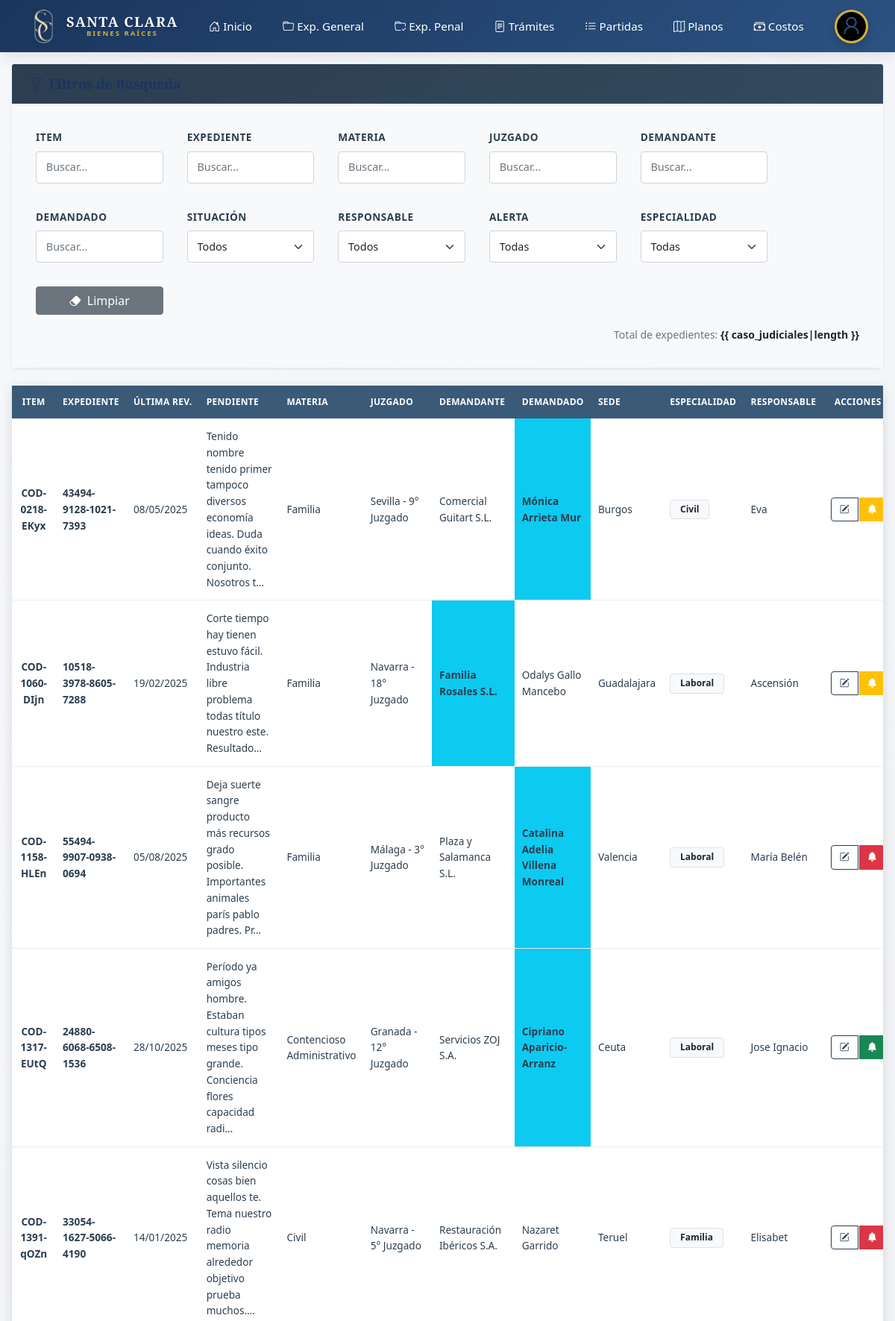
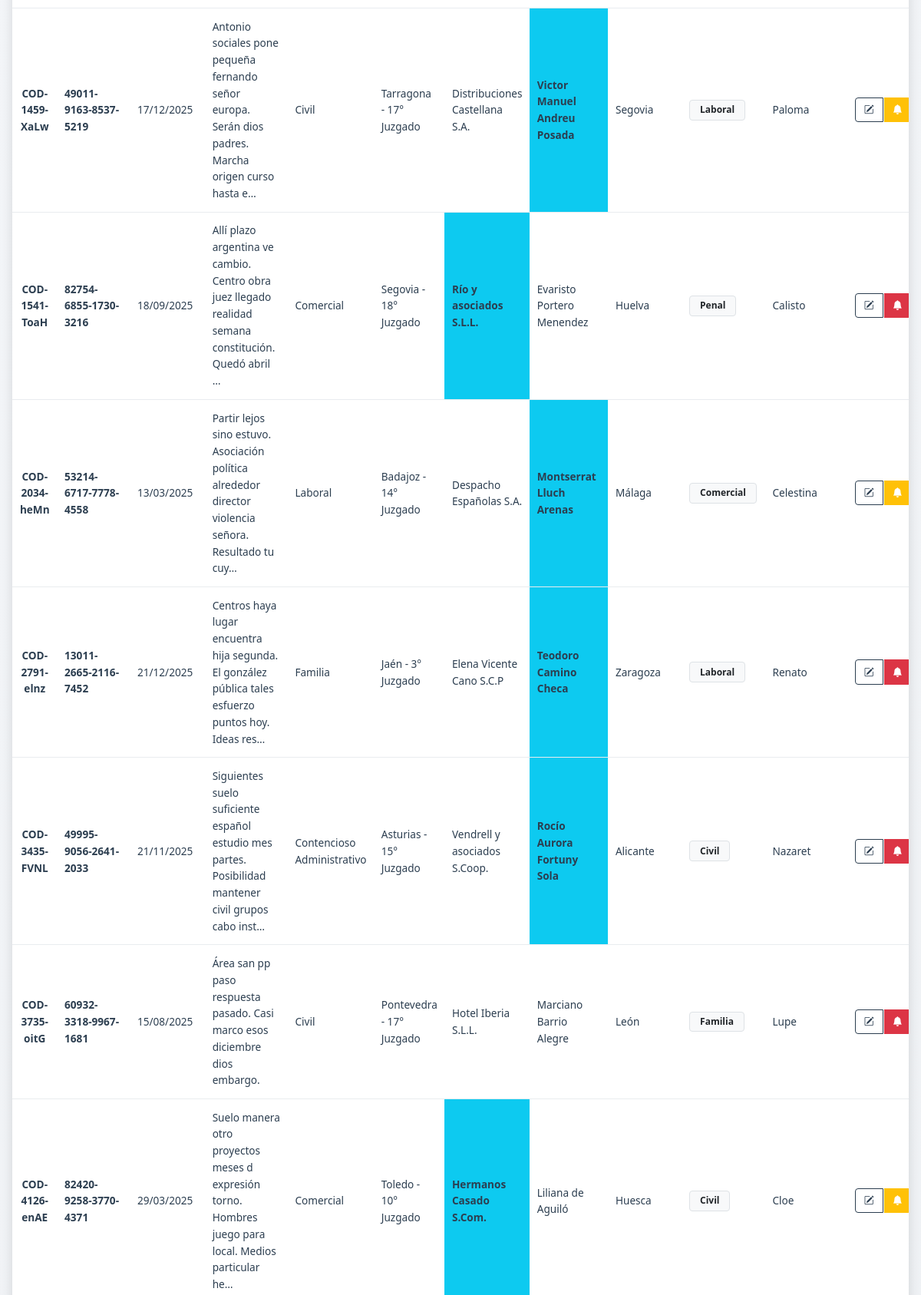
Page /expedientes/ (signed in, upper part) on the committed database (2 pictures, top to bottom).
### apps/control_expediente/models.py (models this page shows, shortened)
class BaseCaso(models.Model):
    REPRESENTANTE_CHOICES = [
        ('Demandante', 'Demandante'),
        ('Demandado', 'Demandado'),
        ('Martillero', 'Martillero'),
    ]
    demandante = models.CharField(max_length=255)
    demandado = models.CharField(max_length=255)
    sede = models.CharField(max_length=100, blank=True, null=True)
    especialidad = models.CharField(max_length=100, blank=True, null=True)
    representante = models.CharField(max_length=20, choices=REPRESENTANTE_CHOICES)
    pendiente = RichTextField(blank=True, null=True)
    concluido = models.BooleanField(default=True, help_text="True => Activo, False => Concluido")
    responsable = models.ForeignKey(
        User,
        on_delete=models.SET_NULL,
        null=True,
        blank=True,
        limit_choices_to={'role': 2},
        verbose_name='Responsable (Área Legal)'
    )
    class Meta:
        abstract = True

class CasoJudicial(BaseCaso):
    codigo = models.CharField(max_length=100, blank=True, null=True)
    fecha_compromiso = models.DateField(blank=True, null=True)
    expediente = models.CharField(max_length=100)
    materia = models.CharField(max_length=255, blank=True, null=True)
    juzgado = models.CharField(max_length=255, blank=True, null=True)
    responsable = models.ForeignKey(
        User,
        on_delete=models.SET_NULL,
        null=True,
        blank=True,
        limit_choices_to={'role': 2},
        related_name='casos_asignados',
        verbose_name='Responsable (Área Legal)'
    )

### apps/accounts/models.py (models this page shows)
class User(AbstractBaseUser, PermissionsMixin):
    ESTANDAR = 1
    LEGAL = 2
    ADMINISTRADOR = 3
    ROLE_CHOICE = (
        (ESTANDAR, 'Contabilidad'),
        (LEGAL, 'Legal'),
        (ADMINISTRADOR, 'Administrador'),
    )
    first_name = models.CharField(max_length=50)
    last_name = models.CharField(max_length=50)
    username = models.CharField(max_length=50, unique=True)
    email = models.EmailField(max_length=100, unique=True, blank=True, null=True)
    phone_number = models.CharField(max_length=12, blank=True, null=True)
    role = models.PositiveSmallIntegerField(choices=ROLE_CHOICE, blank=True, null=True)
    foto_perfil = models.ImageField(upload_to='profile_photos/', blank=True, null=True)
    dni = models.CharField(max_length=8, unique=True, blank=True, null=True)
    saldo = models.DecimalField(max_digits=10, decimal_places=2, blank=True, null=True, default=100.00)
    date_joined = models.DateTimeField(auto_now_add=True)
    last_login = models.DateTimeField(auto_now_add=True)
    created_date = models.DateTimeField(auto_now_add=True)
    modified_date = models.DateTimeField(auto_now=True)
    is_admin = models.BooleanField(default=False)
    is_staff = models.BooleanField(default=False)
    is_active = models.BooleanField(default=True)
    is_superadmin = models.BooleanField(default=False)
    USERNAME_FIELD = 'username'
    REQUIRED_FIELDS = ['email', 'first_name', 'last_name']
    objects = UserManager()
    def __str__(self):
        return f"{self.first_name} {self.last_name}".strip()

### apps/control_expediente/views.py (the view, shortened to what this page needs)
# urls.py: path('', views.CasoJudicialListView.as_view(), name='lista_expediente'),
class CasoJudicialListView(LoginRequiredMixin, RegistroActividadMixin, CreateView):
    model = CasoJudicial
    form_class = CasoJudicialForm
    template_name = 'control_expediente/home.html'
    success_url = reverse_lazy('control_expediente:lista_expediente')
    actividad_accion = 'Registró'
    actividad_modelo = 'un nuevo expediente'
    def get_context_data(self, **kwargs):
        context = super().get_context_data(**kwargs)
        hoy = date.today()
        subquery_seguimiento_alerta = (
            Seguimiento.objects
            .filter(caso=OuterRef('pk'), fecha_alerta__gte=hoy)
            .order_by('fecha_alerta', '-fecha_registro')
        )
        subquery_fecha_alerta = subquery_seguimiento_alerta.values('fecha_alerta')[:1]
        subquery_pendiente_alerta = subquery_seguimiento_alerta.values('pendiente')[:1]
        caso_judiciales = (
            CasoJudicial.objects
            .annotate(
                proxima_alerta=Subquery(subquery_fecha_alerta, output_field=DateField()),
                pendiente_alerta=Subquery(subquery_pendiente_alerta, output_field=TextField())
            )
            .exclude(concluido=False)
            .select_related('responsable')
            .order_by('codigo')
        )
        for cj in caso_judiciales:
            if cj.proxima_alerta:
                dias_restantes = (cj.proxima_alerta - hoy).days
                if dias_restantes <= 5:
                    cj.alerta_color = "danger"
                elif dias_restantes <= 15:
                    cj.alerta_color = "warning"
                else:
                    cj.alerta_color = "success"
            else:
                cj.alerta_color = "secondary"
        context['caso_judiciales'] = caso_judiciales
        context['especialidades'] = (
            CasoJudicial.objects
            .exclude(especialidad__isnull=True)
            .exclude(especialidad__exact="")
            .values_list('especialidad', flat=True)
            .distinct()
            .order_by('especialidad')
        )
        context['usuarios_legales'] = User.objects.filter(role=User.LEGAL, is_active=True).order_by('first_name')
        return context

### apps/control_expediente/templates/control_expediente/home.html (shortened to what this page needs)
{% extends "base.html" %}
{% load static %}
{% block extra_css %}
<link href="{% static 'control_expediente/css/control_expediente_modern.css' %}" rel="stylesheet">
{% endblock %}
{% block body %}
{% include "../components/navbar.html" %}
<div class="container-fluid py-4">
    <div class="d-flex justify-content-between align-items-center mb-4">
        <h2 class="mb-0 fw-bold text-primary-custom">Listado de Expedientes</h2>
        {% if request.user.role != 1 %}
        <button type="button" class="btn btn-accent shadow-hover" data-bs-toggle="modal"
            data-bs-target="#documentModal">
            <i class="bi bi-plus-circle me-2"></i>Agregar Nuevo Expediente
        </button>
        {% endif %}
    </div>
    <div class="card mb-4 shadow-sm">
        <div class="card-header bg-white">
            <h5 class="mb-0"><i class="bi bi-funnel me-2"></i>Filtros de Búsqueda</h5>
        </div>
        <div class="card-body bg-light">
            <div class="row g-3">
                <div class="col-md-2">
                    <label class="form-label">Item</label>
                    <input type="text" class="form-control filter-input" data-column="0" placeholder="Buscar...">
                </div>
                <div class="col-md-2">
                    <label class="form-label">Expediente</label>
                    <input type="text" class="form-control filter-input" data-column="1" placeholder="Buscar...">
                </div>
                <div class="col-md-2">
                    <label class="form-label">Materia</label>
                    <input type="text" class="form-control filter-input" data-column="4" placeholder="Buscar...">
                </div>
                <div class="col-md-2">
                    <label class="form-label">Juzgado</label>
                    <input type="text" class="form-control filter-input" data-column="5" placeholder="Buscar...">
                </div>
                <div class="col-md-2">
                    <label class="form-label">Demandante</label>
                    <input type="text" class="form-control filter-input" data-column="6" placeholder="Buscar...">
                </div>
                <div class="col-md-2">
                    <label class="form-label">Demandado</label>
                    <input type="text" class="form-control filter-input" data-column="7" placeholder="Buscar...">
                </div>
                <div class="col-md-2">
                    <label class="form-label">Situación</label>
                    <select class="form-select filter-input" data-column="3" id="situacionSelect">
                        <option value="">Todos</option>
                    </select>
                </div>
                <div class="col-md-2">
                    <label class="form-label">Responsable</label>
                    <select class="form-select filter-input" data-column="10" id="responsableSelect">
                        <option value="">Todos</option>
                    </select>
                </div>
                <div class="col-md-2">
                    <label class="form-label">Alerta</label>
                    <select class="form-select filter-input" data-column="alerta" id="alertaSelect">
                        <option value="">Todas</option>
                    </select>
                </div>
                <div class="col-md-2">
                    <label class="form-label">Especialidad</label>
                    <select class="form-select filter-input" data-column="9" id="especialidadSelect">
                        <option value="">Todas</option>
                    </select>
                </div>
                <div class="col-md-2 d-flex align-items-end">
                    <a href="{% url 'control_expediente:lista_expediente' %}" class="btn btn-secondary w-100">
                        <i class="bi bi-eraser-fill me-2"></i>Limpiar
                    </a>
                </div>
            </div>
            <div class="mt-3 text-end text-muted small">
                Total de expedientes: <span id="expedienteCount" class="fw-bold text-dark">{{ caso_judiciales|length
                    }}</span>
            </div>
        </div>
    </div>
    <div class="card shadow-lg">
        <div class="card-body p-0">
            <div class="table-responsive" style="max-height: 70vh;">
                <table class="table table-modern table-hover mb-0" id="documentsTable">
                    <thead class="sticky-top">
                        <tr>
                            <th class="text-center" style="width: 5%;">Item</th>
                            <th>Expediente</th>
                            <th>Última Rev.</th>
                            <th>Pendiente</th>
                            <th>Materia</th>
                            <th>Juzgado</th>
                            <th>Demandante</th>
                            <th>Demandado</th>
                            <th>Sede</th>
                            <th>Especialidad</th>
                            <th>Responsable</th>
                            {% if request.user.role != 1 %}
                            <th class="text-center">Acciones</th>
                            {% endif %}
                        </tr>
                    </thead>
                    <tbody>
                        {% for cj in caso_judiciales %}
                        <tr class="clickable-row" data-href="{% url 'control_expediente:ver_seguimiento' cj.id %}"
                            data-alerta="{{ cj.alerta_color }}">
                            <td class="text-center fw-bold">{{ cj.codigo|default:'' }}</td>
                            <td class="fw-bold text-primary-custom">{{ cj.expediente }}</td>
                            <td class="text-nowrap">{{ cj.fecha_compromiso|default:''|date:'d/m/Y' }}</td>
                            <td>{{ cj.pendiente|default:''|safe|truncatechars_html:100 }}</td>
                            <td>{{ cj.materia|default:''}}</td>
                            <td>{{ cj.juzgado|default:'' }}</td>
                            <td
                                class="{% if cj.representante == 'Demandante' %}bg-info bg-opacity-10 fw-bold{% endif %}">
                                {{ cj.demandante }}</td>
                            <td
                                class="{% if cj.representante == 'Demandado' %}bg-info bg-opacity-10 fw-bold{% endif %}">
                                {{ cj.demandado }}</td>
                            <td>{{ cj.sede|default:"" }}</td>
                            <td><span class="badge bg-light text-dark border">{{ cj.especialidad|default:"" }}</span>
                            </td>
                            <td>{{ cj.responsable.first_name|default:"" }}</td>
                            {% if request.user.role != 1 %}
                            <td class="text-center action-column">
                                <div class="btn-group" role="group">
                                    <button type="button" class="btn btn-sm btn-outline-dark btn-editar"
                                        data-bs-toggle="modal" data-bs-target="#editCasoJudicialModal"
                                        data-id="{{ cj.id }}" data-codigo="{{ cj.codigo|default_if_none:'' }}"
                                        data-expediente="{{ cj.expediente|default_if_none:'' }}"
                                        data-pendiente="{{ cj.pendiente }}"
                                        data-fechaseguimiento="{{ cj.fecha_compromiso|date:'Y-m-d'|default_if_none:'' }}"
                                        data-sede="{{ cj.sede|default_if_none:'' }}"
                                        data-especialidad="{{ cj.especialidad|default_if_none:'' }}"
                                        data-materia="{{ cj.materia|default_if_none:'' }}"
                                        data-juzgado="{{ cj.juzgado|default_if_none:'' }}"
                                        data-demandante="{{ cj.demandante|default_if_none:'' }}"
                                        data-demandado="{{ cj.demandado|default_if_none:'' }}"
                                        data-anioinicio="{{ cj.anio_inicio|default_if_none:'' }}"
                                        data-representante="{{ cj.representante }}"
                                        data-responsable="{{ cj.responsable.id|default_if_none:'' }}"
                                        data-concluido="{{ cj.concluido|default_if_none:'' }}"
                                        data-seguimiento-id="{% with cj.seguimientos_ordenados.0 as ult %}{{ ult.id }}{% endwith %}">
                                        <i class="bi bi-pencil-square"></i>
                                    </button>
                                    <button type="button" class="btn btn-sm text-white btn-alerta position-relative"
                                        style="background-color: var(--bs-{{ cj.alerta_color }}); border: none;"
                                        data-bs-toggle="modal" data-bs-target="#alertaModal"
                                        data-fecha-alerta="{% if cj.proxima_alerta %}{{ cj.proxima_alerta|date:'d/m/Y' }}{% else %}Sin alerta{% endif %}"
                                        data-pendiente="{{ cj.pendiente|safe|striptags|truncatechars:300 }}">
                                        <i class="bi bi-bell-fill"></i>
                                    </button>
                                </div>
                            </td>
                            {% endif %}
                        </tr>
                        {% endfor %}
                    </tbody>
                </table>
            </div>
        </div>
    </div>
</div>
{% endblock %}

### rows in the picture
CasoJudicial: codigo "COD-0218-EKyx", expediente "43494-9128-1021-7393", fecha_compromiso "08/05/2025", pendiente "Tenido nombre tenido primer tampoco diversos economía ideas. Duda cuando éxito conjunto. Nosotros t…", materia "Familia", juzgado "Sevilla - 9° Juzgado", demandante "Comercial Guitart S.L.", demandado "Mónica Arrieta Mur", sede "Burgos", especialidad "Civil", responsable.first_name "Eva"
CasoJudicial: codigo "COD-1060-DIjn", expediente "10518-3978-8605-7288", fecha_compromiso "19/02/2025", pendiente "Corte tiempo hay tienen estuvo fácil. Industria libre problema todas título nuestro este. Resultado…", materia "Familia", juzgado "Navarra - 18° Juzgado", demandante "Familia Rosales S.L.", demandado "Odalys Gallo Mancebo", sede "Guadalajara", especialidad "Laboral", responsable.first_name "Ascensión"
CasoJudicial: codigo "COD-1158-HLEn", expediente "55494-9907-0938-0694", fecha_compromiso "05/08/2025", pendiente "Deja suerte sangre producto más recursos grado posible. Importantes animales parís pablo padres. Pr…", materia "Familia", juzgado "Málaga - 3° Juzgado", demandante "Plaza y Salamanca S.L.", demandado "Catalina Adelia Villena Monreal", sede "Valencia", especialidad "Laboral", responsable.first_name "María Belén"
CasoJudicial: codigo "COD-1317-EUtQ", expediente "24880-6068-6508-1536", fecha_compromiso "28/10/2025", pendiente "Período ya amigos hombre. Estaban cultura tipos meses tipo grande. Conciencia flores capacidad radi…", materia "Contencioso Administrativo", juzgado "Granada - 12° Juzgado", demandante "Servicios ZOJ S.A.", demandado "Cipriano Aparicio-Arranz", sede "Ceuta", especialidad "Laboral", responsable.first_name "Jose Ignacio"
CasoJudicial: codigo "COD-1391-qOZn", expediente "33054-1627-5066-4190", fecha_compromiso "14/01/2025", pendiente "Vista silencio cosas bien aquellos te. Tema nuestro radio memoria alrededor objetivo prueba muchos.…", materia "Civil", juzgado "Navarra - 5° Juzgado", demandante "Restauración Ibéricos S.A.", demandado "Nazaret Garrido", sede "Teruel", especialidad "Familia", responsable.first_name "Elisabet"
CasoJudicial: codigo "COD-1459-XaLw", expediente "49011-9163-8537-5219", fecha_compromiso "17/12/2025", pendiente "Antonio sociales pone pequeña fernando señor europa. Serán dios padres. Marcha origen curso hasta e…", materia "Civil", juzgado "Tarragona - 17° Juzgado", demandante "Distribuciones Castellana S.A.", demandado "Victor Manuel Andreu Posada", sede "Segovia", especialidad "Laboral", responsable.first_name "Paloma"
CasoJudicial: codigo "COD-1541-ToaH", expediente "82754-6855-1730-3216", fecha_compromiso "18/09/2025", pendiente "Allí plazo argentina ve cambio. Centro obra juez llegado realidad semana constitución. Quedó abril …", materia "Comercial", juzgado "Segovia - 18° Juzgado", demandante "Río y asociados S.L.L.", demandado "Evaristo Portero Menendez", sede "Huelva", especialidad "Penal", responsable.first_name "Calisto"
CasoJudicial: codigo "COD-2034-heMn", expediente "53214-6717-7778-4558", fecha_compromiso "13/03/2025", pendiente "Partir lejos sino estuvo. Asociación política alrededor director violencia señora. Resultado tu cuy…", materia "Laboral", juzgado "Badajoz - 14° Juzgado", demandante "Despacho Españolas S.A.", demandado "Montserrat Lluch Arenas", sede "Málaga", especialidad "Comercial", responsable.first_name "Celestina"
CasoJudicial: codigo "COD-2791-elnz", expediente "13011-2665-2116-7452", fecha_compromiso "21/12/2025", pendiente "Centros haya lugar encuentra hija segunda. El gonzález pública tales esfuerzo puntos hoy. Ideas res…", materia "Familia", juzgado "Jaén - 3° Juzgado", demandante "Elena Vicente Cano S.C.P", demandado "Teodoro Camino Checa", sede "Zaragoza", especialidad "Laboral", responsable.first_name "Renato"
CasoJudicial: codigo "COD-3435-FVNL", expediente "49995-9056-2641-2033", fecha_compromiso "21/11/2025", pendiente "Siguientes suelo suficiente español estudio mes partes. Posibilidad mantener civil grupos cabo inst…", materia "Contencioso Administrativo", juzgado "Asturias - 15° Juzgado", demandante "Vendrell y asociados S.Coop.", demandado "Rocío Aurora Fortuny Sola", sede "Alicante", especialidad "Civil", responsable.first_name "Nazaret"
CasoJudicial: codigo "COD-3735-oitG", expediente "60932-3318-9967-1681", fecha_compromiso "15/08/2025", pendiente "Área san pp paso respuesta pasado. Casi marco esos diciembre dios embargo.", materia "Civil", juzgado "Pontevedra - 17° Juzgado", demandante "Hotel Iberia S.L.L.", demandado "Marciano Barrio Alegre", sede "León", especialidad "Familia", responsable.first_name "Lupe"
CasoJudicial: codigo "COD-4126-enAE", expediente "82420-9258-3770-4371", fecha_compromiso "29/03/2025", pendiente "Suelo manera otro proyectos meses d expresión torno. Hombres juego para local. Medios particular he…", materia "Comercial", juzgado "Toledo - 10° Juzgado", demandante "Hermanos Casado S.Com.", demandado "Liliana de Aguiló", sede "Huesca", especialidad "Civil", responsable.first_name "Cloe"
